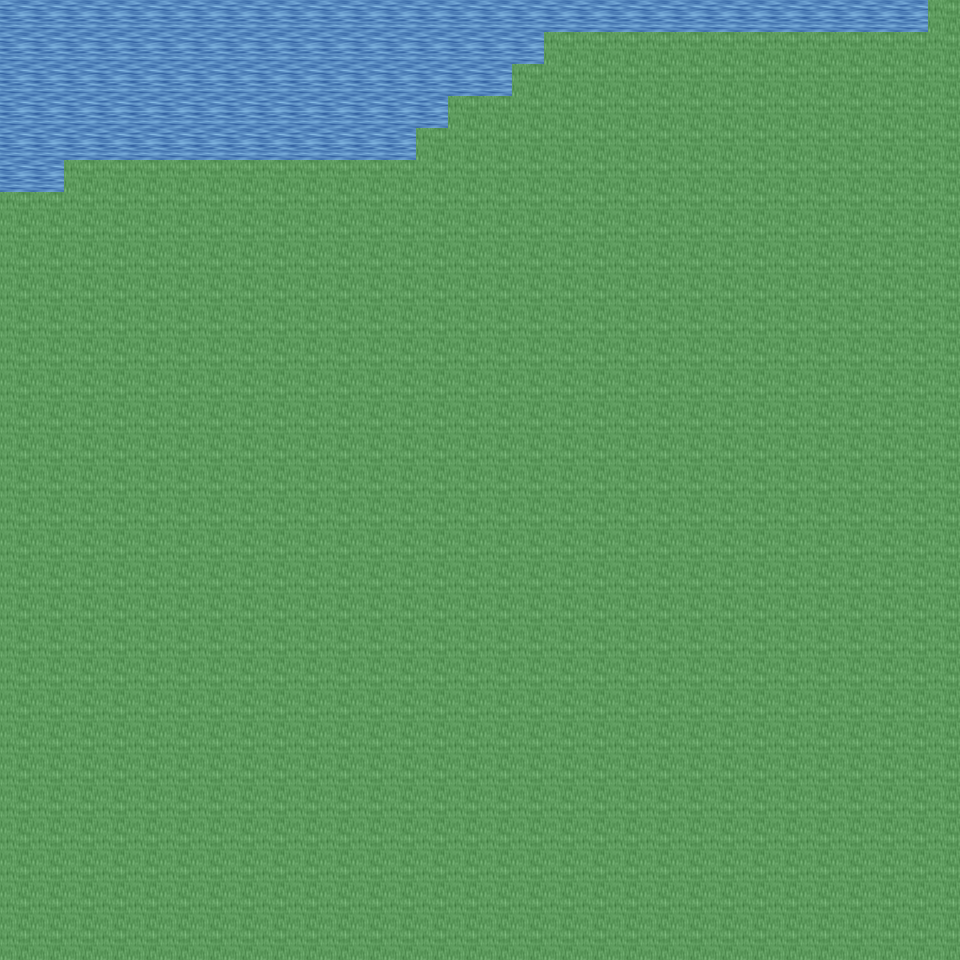

The image is a tile-based game level rendered from a .tmx file. Its description and source (layers, tilesets, objects; grid data summarised) follow:
An orthogonal 30x30 tile map with 32x32 px tiles, 6 tile layers (Ground, Object, Object2, Above, ...), 10 tilesets and 2 objects (2x mapExit).

<map version="1.0" orientation="orthogonal" renderorder="right-down" width="30" height="30" tilewidth="32" tileheight="32" nextobjectid="3">
  <tileset firstgid="1" name="tileset_ground_ground" tilewidth="32" tileheight="32" tilecount="33" columns="3">
    <image source="../drawable/tileset_ground_ground.png" width="96" height="352" />
  </tileset>
  <tileset firstgid="34" name="tileset_ground_grass_edges" tilewidth="32" tileheight="32" tilecount="36" columns="12">
    <image source="../drawable/tileset_ground_grass_edges.png" width="384" height="96" />
  </tileset>
  <tileset firstgid="70" name="tileset_ground_water_pool" tilewidth="32" tileheight="32" tilecount="72" columns="3">
    <image source="../drawable/tileset_ground_water_pool.png" width="96" height="768" />
  </tileset>
  <tileset firstgid="142" name="tileset_ground_grass_corners" tilewidth="32" tileheight="32" tilecount="24" columns="6">
    <image source="../drawable/tileset_ground_grass_corners.png" width="192" height="128" />
  </tileset>
  <tileset firstgid="166" name="tileset_plant_grasses" tilewidth="32" tileheight="32" tilecount="6" columns="3">
    <image source="../drawable/tileset_plant_grasses.png" width="96" height="64" />
  </tileset>
  <tileset firstgid="172" name="tileset_plant_flower_daisy_red" tilewidth="32" tileheight="32" tilecount="8" columns="2">
    <image source="../drawable/tileset_plant_flower_daisy_red.png" width="64" height="128" />
  </tileset>
  <tileset firstgid="180" name="tileset_plant_flower_daisy_blue" tilewidth="32" tileheight="32" tilecount="8" columns="2">
    <image source="../drawable/tileset_plant_flower_daisy_blue.png" width="64" height="128" />
  </tileset>
  <tileset firstgid="188" name="tileset_item_corpse_huge_animal" tilewidth="32" tileheight="32" tilecount="16" columns="2">
    <image source="../drawable/tileset_item_corpse_huge_animal.png" width="64" height="256" />
  </tileset>
  <tileset firstgid="204" name="tileset_logic_collision" tilewidth="32" tileheight="32" tilecount="1" columns="1">
    <image source="../drawable/tileset_logic_collision.png" width="32" height="32" />
  </tileset>
  <tileset firstgid="205" name="tileset_ground_water_pool_deep" tilewidth="32" tileheight="32" tilecount="72" columns="3">
    <image source="../drawable/tileset_ground_water_pool_deep.png" width="96" height="768" />
  </tileset>
  <layer name="Ground" width="30" height="30">
    <data>[900 cells, 900 non-empty, 6 distinct tile ids]</data>
  </layer>
  <layer name="Object" width="30" height="30">
    <data>[900 cells, 30 non-empty, 2 distinct tile ids]</data>
  </layer>
  <layer name="Object2" width="30" height="30">
    <data>[900 cells, 0 non-empty, 0 distinct tile ids]</data>
  </layer>
  <layer name="Above" width="30" height="30">
    <data>[900 cells, 0 non-empty, 0 distinct tile ids]</data>
  </layer>
  <layer name="Above2" width="30" height="30">
    <data>[900 cells, 0 non-empty, 0 distinct tile ids]</data>
  </layer>
  <layer name="Walkable" width="30" height="30">
    <data>[900 cells, 809 non-empty, 1 distinct tile ids]</data>
  </layer>
  <objectgroup name="MapEvents">
    <object id="1" name="north" type="mapExit" x="0" y="0" width="928" height="32">
      <properties>
        <property name="map" value="level_0_x239_y76" />
        <property name="x" value="0" />
        <property name="y" value="28" />
      </properties>
    </object>
    <object id="2" name="west" type="mapExit" x="0" y="0" width="32" height="192">
      <properties>
        <property name="map" value="level_0_x238_y77" />
        <property name="x" value="28" />
        <property name="y" value="0" />
      </properties>
    </object>
  </objectgroup>
</map>
